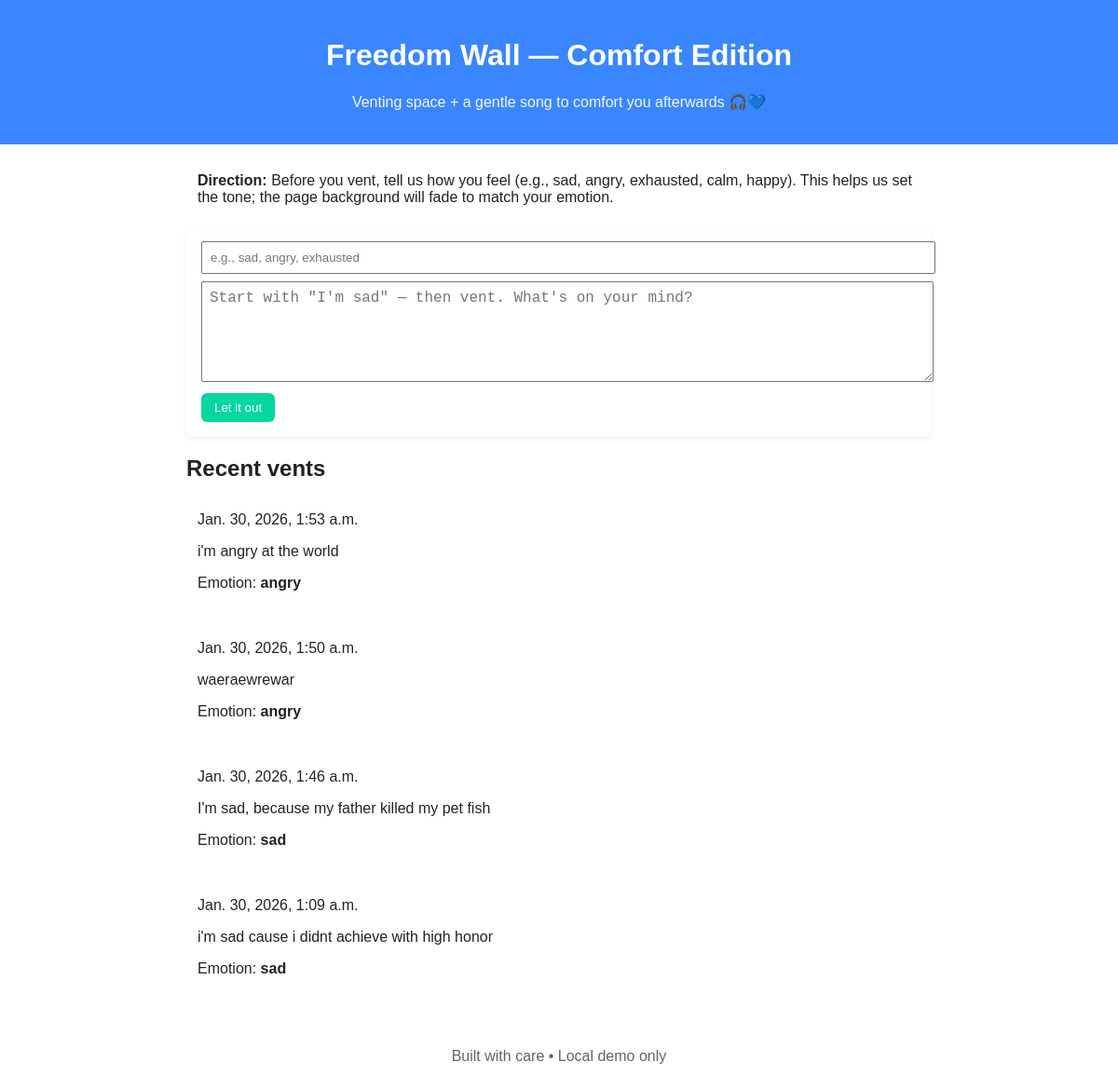
The page / on the database its author committed.
### freedom/models.py (models this page shows, shortened)
class Post(models.Model):
    text = models.TextField()
    created_at = models.DateTimeField(auto_now_add=True)
    emotion = models.CharField(max_length=50, blank=True)
    bg_color = models.CharField(max_length=7, blank=True)
    mood = models.CharField(max_length=50, blank=True)
    sentiment = models.FloatField(null=True, blank=True)
    song_title = models.CharField(max_length=200, blank=True)
    song_artist = models.CharField(max_length=200, blank=True)
    song_url = models.URLField(blank=True)

### freedom/views.py (the view, shortened to what this page needs)
# urls.py: path('', views.index, name='index'),
def index(request):
    form = VentForm(request.POST or None)
    bg_color = None
    submitted_emotion = None
    posts = Post.objects.order_by('-created_at')[:50]
    return render(request, 'freedom/index.html', {
        'form': form,
        'posts': posts,
        'bg_color': bg_color,
        'submitted_emotion': submitted_emotion,
    })

### freedom/forms.py (shortened to what this page needs)
class VentForm(forms.Form):
    emotion = forms.CharField(max_length=50, required=False, widget=forms.TextInput(attrs={
        'placeholder': 'e.g., sad, angry, exhausted',
        'list': 'emotions',
    }), label='How do you feel?')
    text = forms.CharField(widget=forms.Textarea(attrs={
        'rows': 5,
        'placeholder': "Start with \"I'm sad\" — then vent. What's on your mind?"
    }), label='')

### freedom/templates/freedom/index.html (shortened to what this page needs)
{% extends 'freedom/base.html' %}
{% load static %}
{% block content %}
  <section class="instructions">
    <p class="note"><strong>Direction:</strong> Before you vent, tell us how you feel (e.g., sad, angry, exhausted, calm, happy). This helps us set the tone; the page background will fade to match your emotion.</p>
  </section>
  <section class="vent-form">
    <form method="post" id="vent-form">
      {{ form.emotion }}
      {{ form.text }}
      <button type="submit">Let it out</button>
    </form>
  </section>
  <section class="feed">
    <h2>Recent vents</h2>
    {% for post in posts %}
      <article class="post" style="background: rgba(255,255,255,0.9);">
        <time>{{ post.created_at }}</time>
        <p class="text">{{ post.text|linebreaksbr }}</p>
        <p class="meta">Emotion: <strong>{{ post.emotion }}</strong></p>
      </article>
    {% empty %}
      <p>No vents yet — be the first.</p>
    {% endfor %}
  </section>
{% endblock %}

### freedom/templates/freedom/base.html (shortened to what this page needs)
<!doctype html>
<html lang="en">
<head>
  {% load static %}
  <link rel="stylesheet" href="{% static 'freedom/styles.css' %}">
</head>
<body>
  <header>
    <h1>Freedom Wall — Comfort Edition</h1>
    <p class="subtitle">Venting space + a gentle song to comfort you afterwards 🎧💙</p>
  </header>
  <main>
    {% block content %}{% endblock %}
  </main>
  <footer>
    <p>Built with care • Local demo only</p>
  </footer>
</body>
</html>

### freedom/static/freedom/styles.css (style rules this page uses)
body { font-family: Arial, sans-serif; margin: 0; padding: 0; background: #ffffff; color: #222; transition: background-color 0.9s ease; }
header { background: #3a86ff; color: white; padding: 20px; text-align:center }
.subtitle { opacity: .95; margin-top: 6px }
main { max-width: 800px; margin: 20px auto; padding: 0 16px }
.instructions .note { background: #fff; padding: 10px 12px; border-radius: 8px; margin-bottom: 12px }
.vent-form { background: #fff; padding: 16px; border-radius: 8px; box-shadow: 0 2px 6px rgba(0,0,0,0.06); }
.vent-form input[type="text"] { width: 100%; padding: 8px; margin-bottom: 8px }
.vent-form textarea { width:100%; font-size: 1rem; padding: 8px }
.vent-form button { margin-top: 8px; padding: 8px 14px; background: #06d6a0; border: none; color: #fff; border-radius: 6px; cursor: pointer }
.feed { margin-top: 18px }
.post { background: #fff; padding: 12px; border-radius: 8px; margin-bottom: 12px }
footer { text-align:center; padding: 12px; opacity: .7 }

### rows shown on the page
Post: created_at "Jan. 30, 2026, 1:53 a.m.", text "i'm angry at the world", emotion "angry"
Post: created_at "Jan. 30, 2026, 1:50 a.m.", text "waeraewrewar", emotion "angry"
Post: created_at "Jan. 30, 2026, 1:46 a.m.", text "I'm sad, because my father killed my pet fish", emotion "sad"
Post: created_at "Jan. 30, 2026, 1:09 a.m.", text "i'm sad cause i didnt achieve with high honor", emotion "sad"
